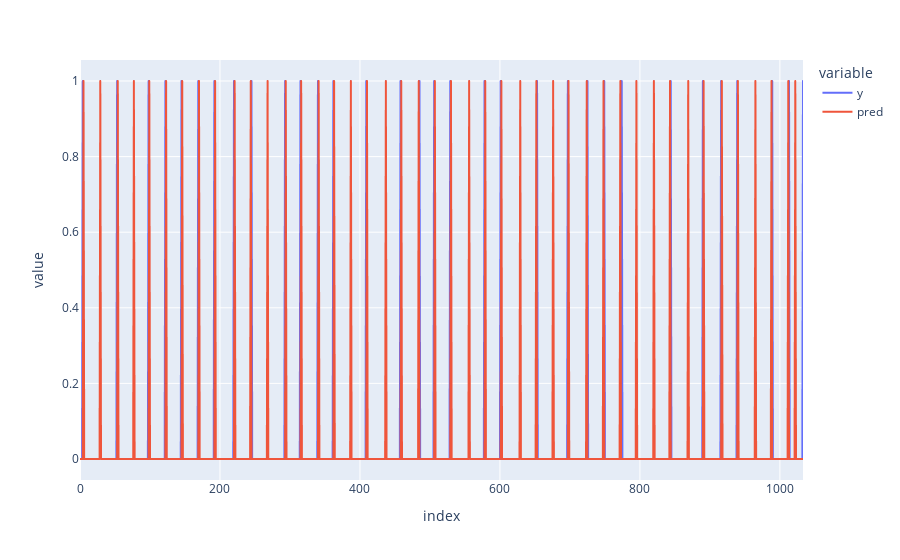

Notebook cell for this chart:
### Code cell
ypred_oh = ft.create_one_hot_vector_of_daily_peak_hr(pd.DataFrame(ypred.flatten(),index=pred.index))

pd.DataFrame({'y':y.flatten(),'pred':ypred_oh.values.flatten()},
             index=range(len(y.flatten()))) \
                 .plot()

### Figure 1 — Plotly figure (JSON) as saved in the notebook; plotly's stock layout.template omitted (floating-point values rounded to 4 significant figures; data arrays with more than 128 entries replaced by an {"elided": "..."} marker saying what was removed)
{"data": [{"hovertemplate": "variable=y<br>index=%{x}<br>value=%{y}<extra></extra>", "legendgroup": "y", "line": {"color": "#636efa", "dash": "solid"}, "marker": {"symbol": "circle"}, "mode": "lines", "name": "y", "showlegend": true, "type": "scattergl", "x": {"elided": "1034 int values"}, "xaxis": "x", "y": {"elided": "1034 int values"}, "yaxis": "y"}, {"hovertemplate": "variable=pred<br>index=%{x}<br>value=%{y}<extra></extra>", "legendgroup": "pred", "line": {"color": "#EF553B", "dash": "solid"}, "marker": {"symbol": "circle"}, "mode": "lines", "name": "pred", "showlegend": true, "type": "scattergl", "x": {"elided": "1034 int values"}, "xaxis": "x", "y": {"elided": "1034 int values"}, "yaxis": "y"}], "layout": {"legend": {"title": {"text": "variable"}, "tracegroupgap": 0}, "margin": {"t": 60}, "xaxis": {"anchor": "y", "domain": [0, 1], "title": {"text": "index"}}, "yaxis": {"anchor": "x", "domain": [0, 1], "title": {"text": "value"}}}}
